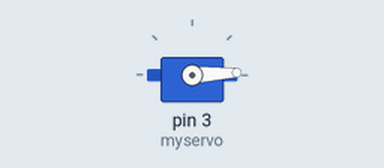
Bench run of a sketch on a simulated Arduino Uno, built with avr-gcc and run on an emulated ATmega328P. Shown: servo.

Above: at 0.05 s.
At 0.7 s:
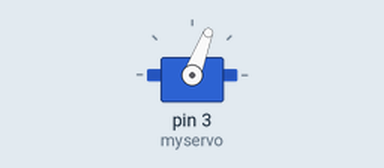
At 1.4 s:
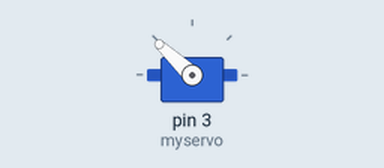
At 2.8 s:
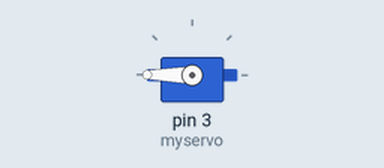
Timing chart, 0 to 8.8 s (numbered marks = the images above):
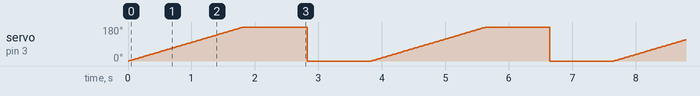

The sketch:

programme_debut.ino
```cpp
#include <Servo.h>                   //ajout de la bibliothèque servo.h qui va nous permettre de commander ce composant
  Servo myservo;                     //on définit la variable de ce composant

void setup(){                        //on définit le pin 3 à utiliser pour commander le servomoteur (pin signal)
  myservo.attach(3);
}

void loop(){
  for(int i=0; i<=180; i++){          //une boucle est créée dans laquelle l'angle du servomoteur va varier de 0° à 180°
    myservo.write(i);
    delay(10);                        //on applique cette boucle pour prendre 1° toutes les 10 ms
  }                                    //fin de la boucle

  delay(1000);                         //on attend une seconde

  myservo.write(0);                    //on donne l'angle 0 au servomoteur

  delay(1000);                         //on attend une seconde
}
```

Measured:
- by itself, servo on pin 3 (myservo): ramps from 0° to 180° and jumps back, once every 3.8 s
